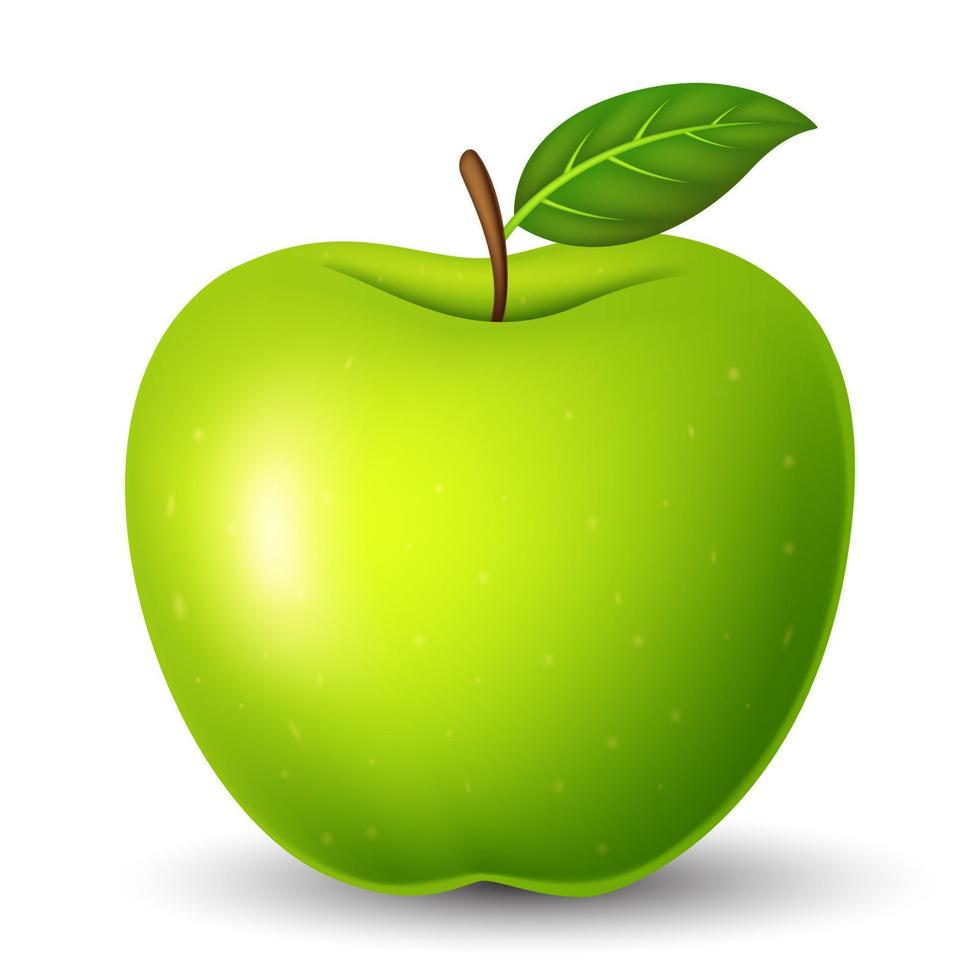
#> input picture dr_Reham_tasks/sift_and_grayScale/green-apple.jpg, 980 x 980 px
$ jupyter execute --allow-errors sift_and_gray_level.ipynb
#> lines starting #> are read from the running program, lines starting #| are printed output that depends on the picture; after the words box and inside, x2 and y2 are one past the last pixel; in counts of white or black regions, pixels touching at a corner belong together
[cell 1]
from pulse2percept.stimuli import ImageStimulus
#> (the rest of this cell did not finish here and is left out)

[cell 2]
import pulse2percept as p2p
import numpy as np
import matplotlib.pyplot as plt
import cv2

image = cv2.imread("green-apple.jpg", cv2.IMREAD_GRAYSCALE)
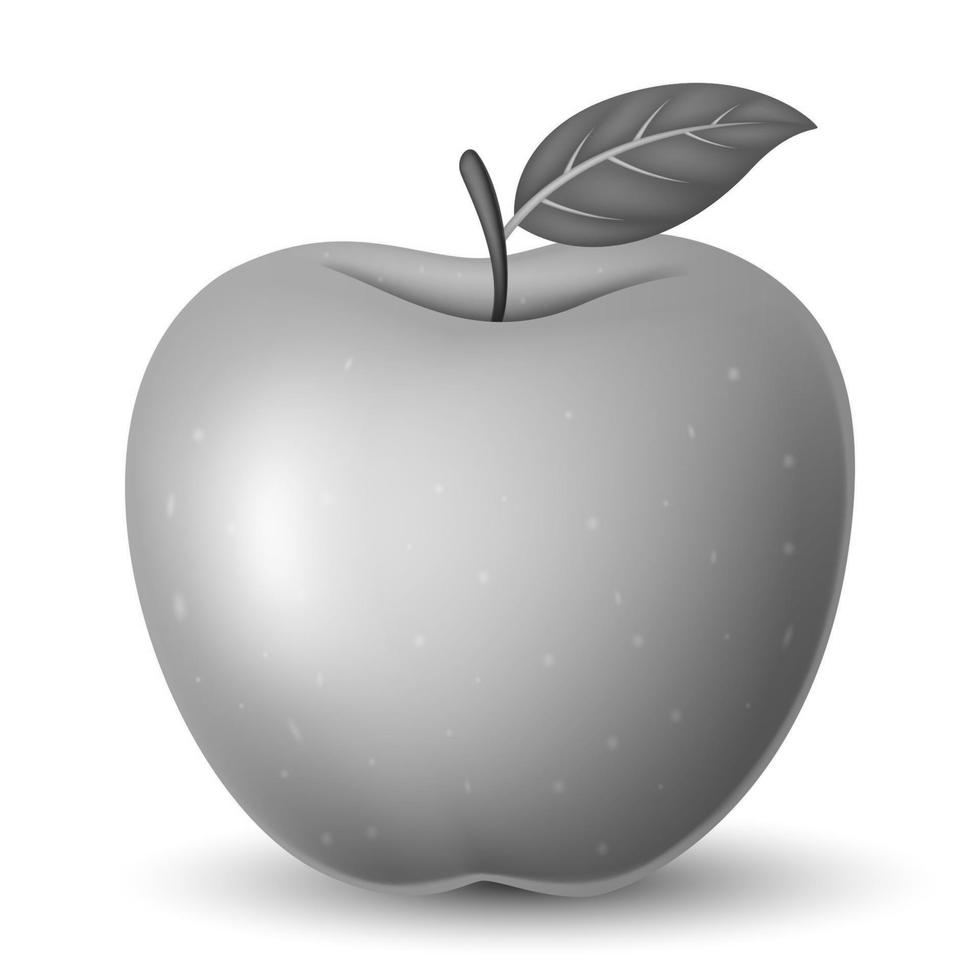
#> image: shape (980, 980); min 27, max 255, mean 209.5

[cell 3]
# Fix: ImageStimulus works with normalized values (0-1), so we need to adjust our quantization
# Quantize to 8 levels: map 0-1 range to 8 discrete levels
def quantize_to_8_levels(x):
    # x is in range [0, 1] for ImageStimulus
    # Map to 8 levels: 0, 1/7, 2/7, 3/7, 4/7, 5/7, 6/7, 1
    quantized = np.floor(x * 8) / 7  # This gives us 8 levels from 0 to 7/7
    return np.clip(quantized, 0, 1)  # Ensure we stay in [0,1] range

#> (a cell that did not finish here is left out)

#> (a cell that did not finish here is left out)

[cell 6]
# apply edge detection to cv2 image and dilation
from skimage import filters
from skimage.morphology import dilation, disk

edged_image = filters.sobel(image)

dilate_image = dilation(edged_image, disk(5))  # radius = 3
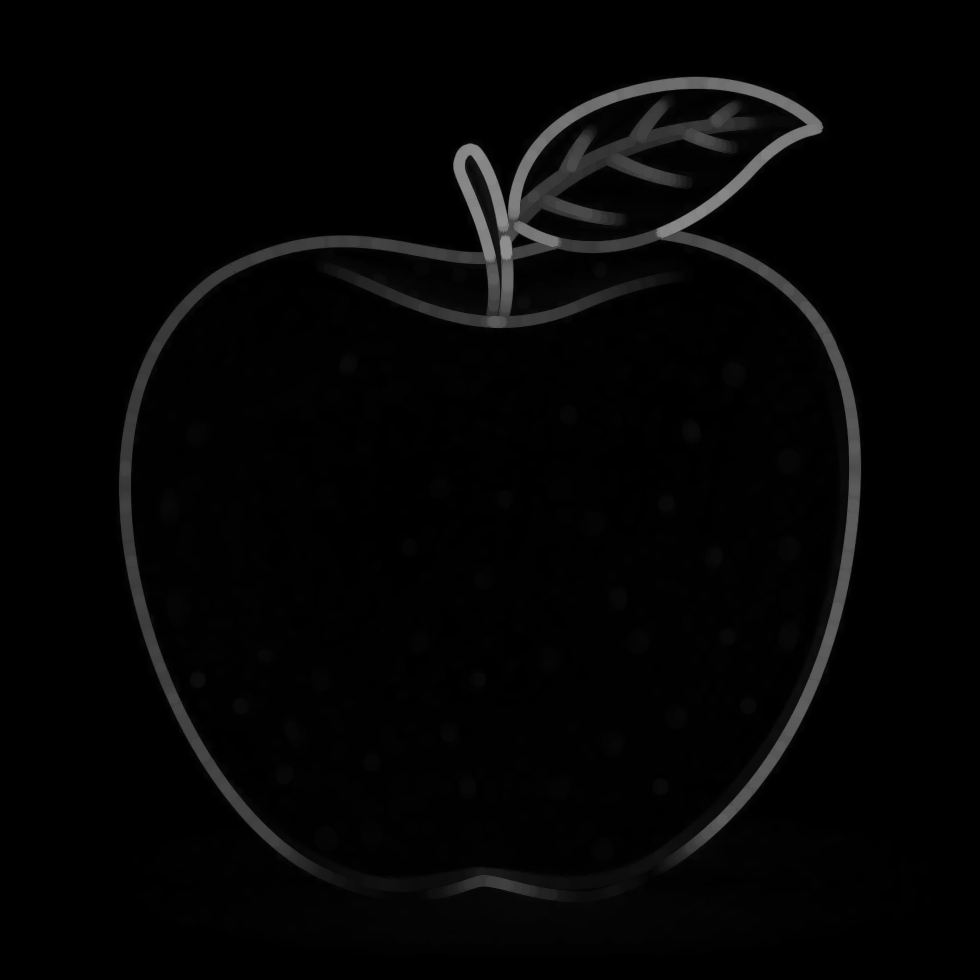
#> dilate_image: shape (980, 980) float64; min 0, max 0.564, mean 0.0197

#plotting the results
fig, (ax1, ax2) = plt.subplots(ncols=2, figsize=(8, 4))
ax1.imshow(edged_image, cmap='gray')
ax1.set_title('Edges from Original Image')
ax1.axis('off')
ax2.imshow(dilate_image, cmap='gray')
ax2.set_title('Dilated Edges')
ax2.axis('off')
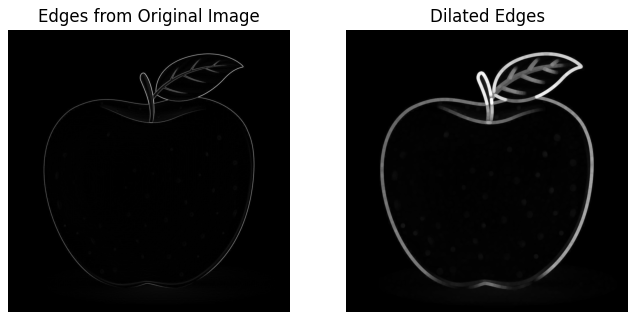
#> figure drawn by matplotlib, 2 panels

[cell 7]
# apply edge detection to cv2 image and dilation
from skimage import filters
from skimage.morphology import dilation, disk

canny_edged_image = cv2.Canny(image, 100, 200)  # Using Canny edge detection
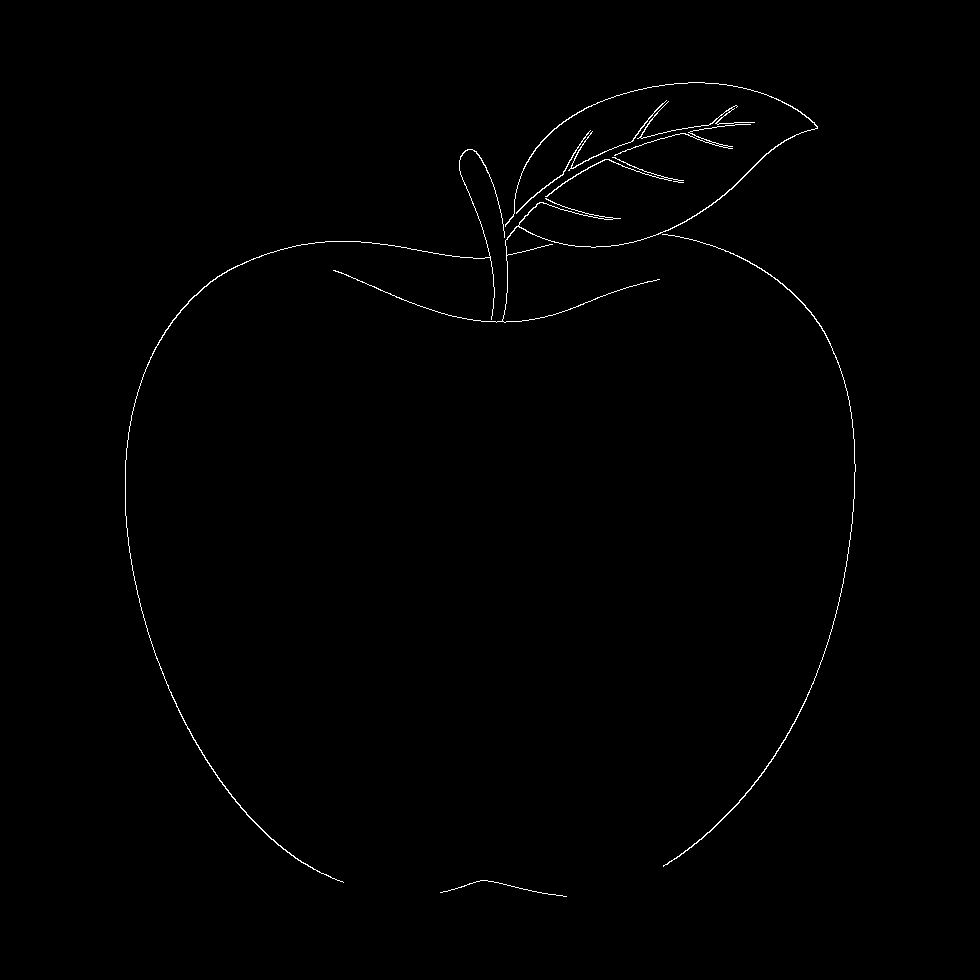
#> canny_edged_image: shape (980, 980); 0.53% white in thin lines or dots, all inside (x1, y1, x2, y2) = (125, 82, 856, 897)

# canny_dilate_image = dilation(edged_image, disk(5))  # radius = 3
canny_dilate_image = cv2.dilate(edged_image, disk(5))


#plotting the results
fig, (ax1, ax2) = plt.subplots(ncols=2, figsize=(8, 4))
ax1.imshow(canny_edged_image, cmap='gray')
ax1.set_title('Edges from Original Image')
ax1.axis('off')
ax2.imshow(canny_dilate_image, cmap='gray')
ax2.set_title('Dilated Edges')
ax2.axis('off')

#> (a cell that did not finish here is left out)

## use sift for sobel

[cell 9]
# Apply SIFT to detect keypoints and enhance them
import cv2

# Convert the pulse2percept image to OpenCV format for SIFT
# Get the image data and ensure it's 2D
img_data = dilate_image #stim_gray.data

if img_data.ndim > 2:
    img_data = img_data.squeeze()  # Remove singleton dimensions

# Convert to uint8 for SIFT
img_uint8 = (img_data * 255).astype(np.uint8)

# Initialize SIFT detector
sift = cv2.SIFT_create()

# Detect keypoints and descriptors
keypoints, descriptors = sift.detectAndCompute(img_uint8, None)
#> keypoints = 71 keypoints; strongest (x, y, size): (812, 126, 13.8), (665, 232, 11.1), (666, 231, 11.6), (471, 150, 12.4)

# Create an enhanced image with keypoints highlighted
enhanced_img = img_data.copy().astype(np.float32)

# Create a mask for keypoints with enhanced brightness
keypoint_mask = np.zeros_like(enhanced_img)

# Draw circles around keypoints with high intensity
for kp in keypoints:
    x, y = int(kp.pt[0]), int(kp.pt[1])
    # Create a circular region around each keypoint
    radius = max(1, int(kp.size/4))  # Use smaller radius based on keypoint size
    cv2.circle(keypoint_mask, (x, y), radius, 1.0, -1)
#> this loop made 71 passes
#> (kp, x, y, radius) on passes 1 to 12: (keypoint at (423.9, 307.3), size 9.7, 423, 307, 2), (keypoint at (464.6, 257.2), size 9.5, 464, 257, 2), (keypoint at (464.6, 257.2), size 9.5, 464, 257, 2), (keypoint at (470.6, 150.2), size 12.4, 470, 150, 3), (keypoint at (471.2, 285.8), size 25.2, 471, 285, 6), (keypoint at (475.1, 158.3), size 2.3, 475, 158, 1), (keypoint at (479.8, 270.8), size 10.7, 479, 270, 2), (keypoint at (490.8, 306), size 5.5, 490, 305, 1), (keypoint at (494.4, 321.7), size 10.5, 494, 321, 2), (keypoint at (495.2, 236.3), size 7.9, 495, 236, 1), (keypoint at (501.9, 221.9), size 8.2, 501, 221, 2), (keypoint at (502.5, 285.6), size 18.7, 502, 285, 4)
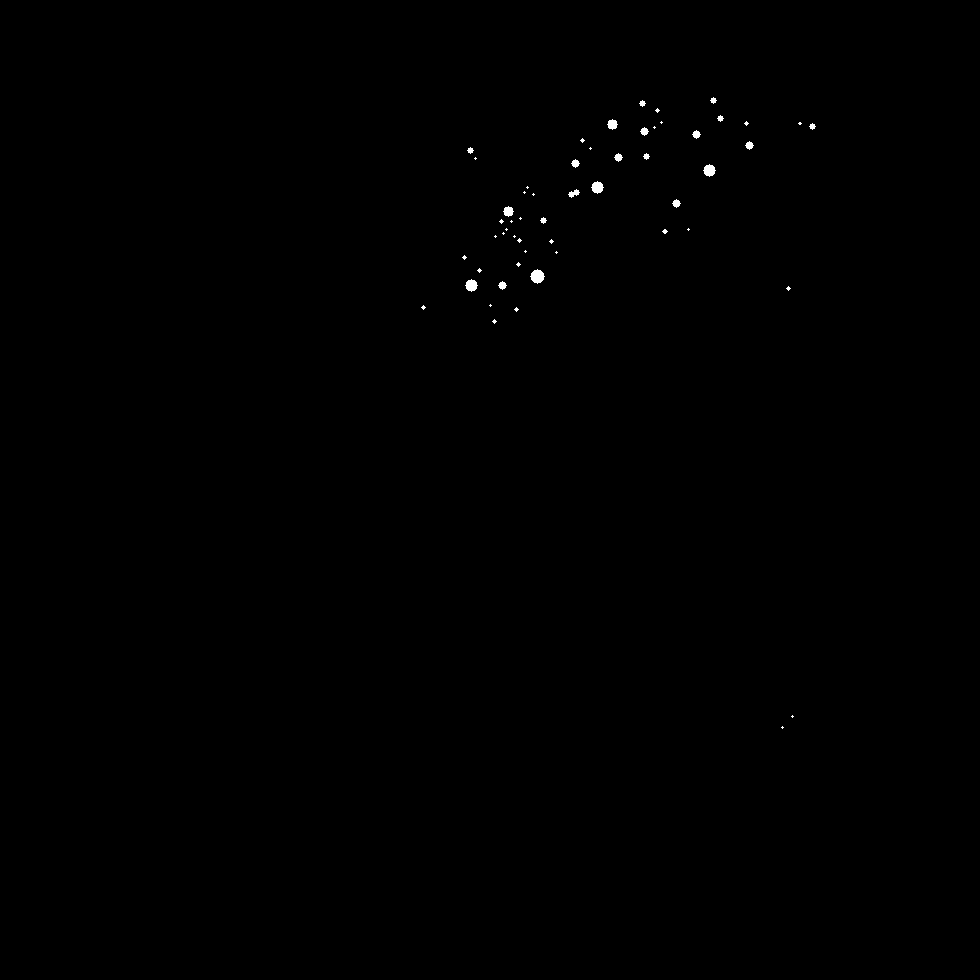
#> keypoint_mask: shape (980, 980) float32; values 0 (black) and 1 (white), 0.16% white; 55 white regions (34 under 20 px), largest, box (x1, y1, x2, y2) and area: (530, 269, 545, 284) 149, (703, 164, 716, 177) 113, (591, 181, 604, 194) 113

# Enhance the keypoint regions
enhancement_factor = 2.0  # Increase brightness by this factor
enhanced_img = enhanced_img + (keypoint_mask * enhancement_factor)
enhanced_img = np.clip(enhanced_img, 0, 1)  # Keep values in [0,1] range

# Ensure the enhanced image has the right shape (height, width)
if enhanced_img.ndim == 1:
    # If somehow flattened, reshape to original image shape
    enhanced_img = enhanced_img.reshape(stim_gray.data.shape[-2:])

# Convert back to pulse2percept ImageStimulus
#> (the rest of this cell did not finish here and is left out)

## use sift for canny

[cell 10]
# Apply SIFT to detect keypoints and enhance them
import cv2

# Convert the pulse2percept image to OpenCV format for SIFT
# Get the image data and ensure it's 2D
img_data = canny_edged_image #stim_gray.data
img_data = img_data.astype(np.float32)

if img_data.ndim > 2:
    img_data = img_data.squeeze()  # Remove singleton dimensions

# Convert to uint8 for SIFT
img_uint8 = (img_data * 255).astype(np.uint8)

# Combine with original grayscale for texture
#> (the rest of this cell did not finish here and is left out)

[cell 11]
# Alternative approach: Create stimulus directly from SIFT keypoints
def create_keypoint_stimulus(keypoints, img_shape, keypoint_intensity=1.0, keypoint_radius=5):
    """Create a stimulus image with bright spots at SIFT keypoint locations"""
#> called with img_shape = (980, 980), keypoint_intensity = 1, keypoint_radius = 8
    stimulus_img = np.zeros(img_shape, dtype=np.float32)

    for kp in keypoints:
        x, y = int(kp.pt[0]), int(kp.pt[1])
        # Use keypoint response strength to determine intensity
        intensity = min(keypoint_intensity * (kp.response + 0.1), 1.0)

        # Create a circular region around the keypoint
        cv2.circle(stimulus_img, (x, y), keypoint_radius, intensity, -1)
#> this loop made 71 passes
#> (kp, x, y, intensity) on passes 1 to 12: (keypoint at (423.9, 307.3), size 9.7, 423, 307, 0.123), (keypoint at (464.6, 257.2), size 9.5, 464, 257, 0.128), (keypoint at (464.6, 257.2), size 9.5, 464, 257, 0.128), (keypoint at (470.6, 150.2), size 12.4, 470, 150, 0.157), (keypoint at (471.2, 285.8), size 25.2, 471, 285, 0.126), (keypoint at (475.1, 158.3), size 2.3, 475, 158, 0.126), (keypoint at (479.8, 270.8), size 10.7, 479, 270, 0.126), (keypoint at (490.8, 306), size 5.5, 490, 305, 0.114), (keypoint at (494.4, 321.7), size 10.5, 494, 321, 0.133), (keypoint at (495.2, 236.3), size 7.9, 495, 236, 0.147), (keypoint at (501.9, 221.9), size 8.2, 501, 221, 0.142), (keypoint at (502.5, 285.6), size 18.7, 502, 285, 0.135)

    return stimulus_img

# Create pure keypoint stimulus
keypoint_stimulus_img = create_keypoint_stimulus(keypoints, img_data.shape,
                                                keypoint_intensity=1.0, keypoint_radius=8)
#> (the rest of this cell did not finish here and is left out)

$ run again, with dr_Reham_tasks/sift_and_grayScale/man-beard-eyes-person.jpg copied over dr_Reham_tasks/sift_and_grayScale/green-apple.jpg
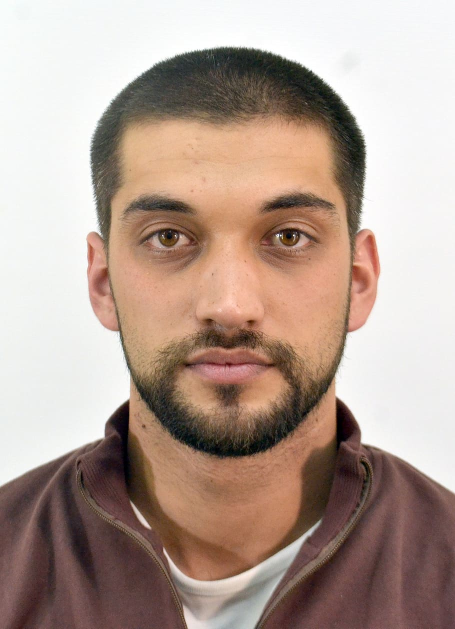
#> input picture dr_Reham_tasks/sift_and_grayScale/man-beard-eyes-person.jpg, 910 x 1257 px (shown at 1/2 size)
#> `canny_edged_image = cv2.Canny(image, 100, 200)`:
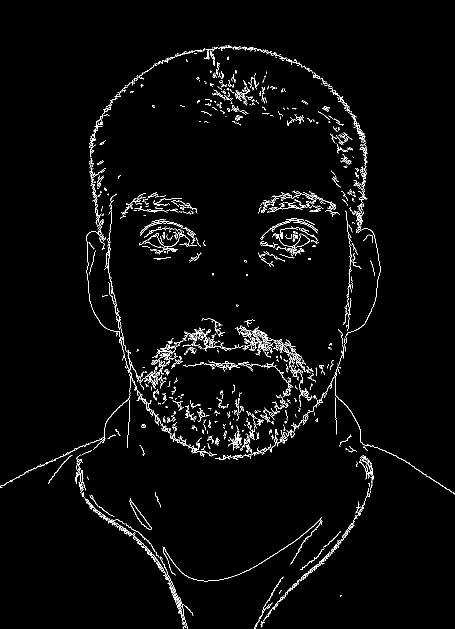
#> canny_edged_image: shape (1257, 910) (shown at 1/2 size); 2.5% white in thin lines or dots
#> keypoints = 290 keypoints; strongest (x, y, size): (587, 470, 8.6), (327, 473, 10.2), (560, 472, 13), (350, 471, 8.6)
#> the loop `for kp in keypoints:` made 290 passes
#> (kp, x, y, radius) on passes 1 to 3: (keypoint at (157.1, 951.8), size 16.1, 157, 951, 4), (keypoint at (164, 527.4), size 9.8, 164, 527, 2), (keypoint at (164, 986.3), size 8.5, 164, 986, 2)
#> img_data: shape (1257, 910) float32; 2.5% white in thin lines or dots
#> the loop in create_keypoint_stimulus, `for kp in keypoints:` made 290 passes
#> (kp, x, y, intensity) on passes 1 to 3: (keypoint at (157.1, 951.8), size 16.1, 157, 951, 0.119), (keypoint at (164, 527.4), size 9.8, 164, 527, 0.113), (keypoint at (164, 986.3), size 8.5, 164, 986, 0.119)
#> after the loop in create_keypoint_stimulus, `for kp in keypoints:`:
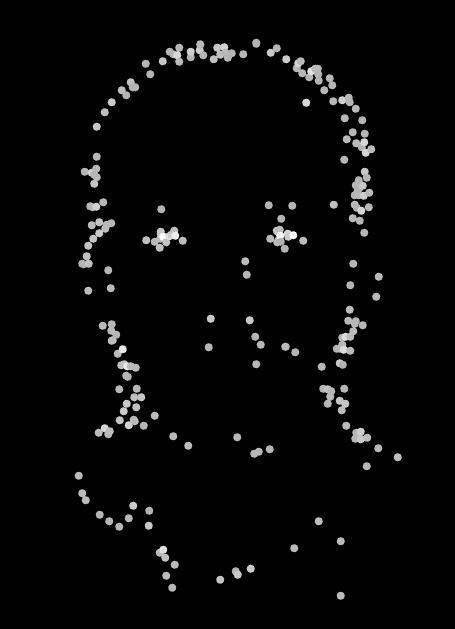
#> stimulus_img: shape (1257, 910) float32 (shown at 1/2 size); min 0, max 0.161, mean 0.00451; drawn with min black and max white
